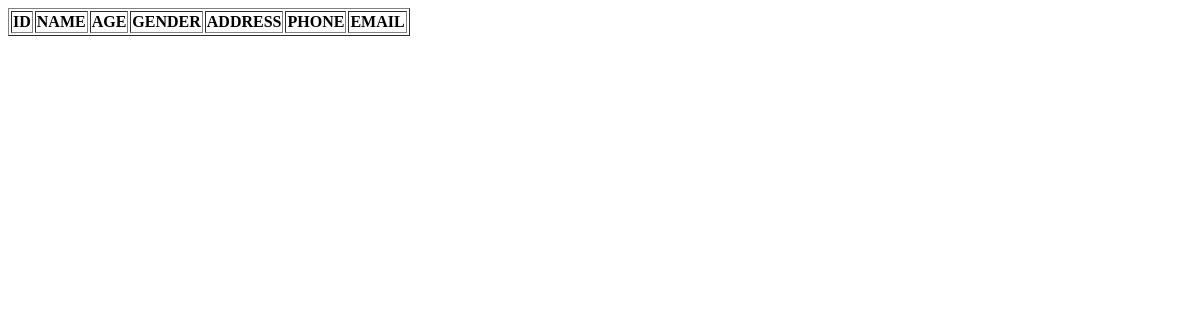
The app's page /manageuser, older data.
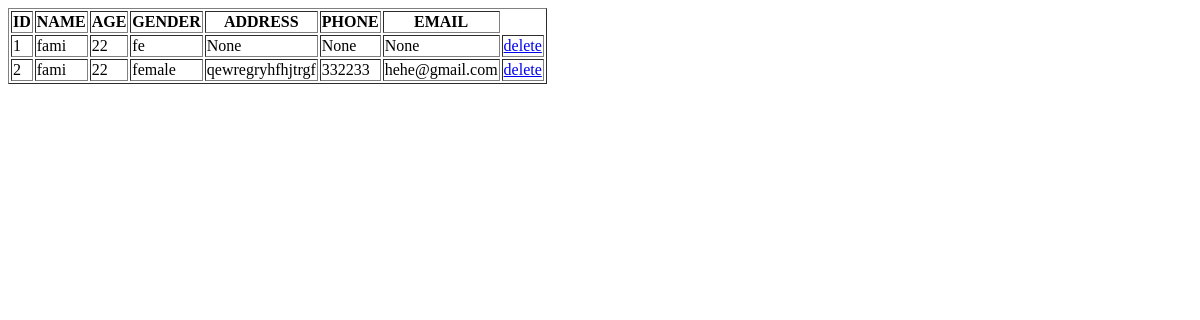
The same page, newer data.
### roadapp/models.py (models this page shows)
class UserTable(models.Model):
    LOGIN=models.ForeignKey(LoginTable,on_delete=models.CASCADE,null=True,blank=True)
    Name=models.CharField(max_length=20,null=True,blank=True)
    Age=models.IntegerField(null=True,blank=True)
    Gender=models.CharField(max_length=20,null=True,blank=True)
    Address=models.CharField(max_length=50,null=True,blank=True)
    Phone=models.BigIntegerField(null=True,blank=True)
    Email=models.CharField(max_length=50,null=True,blank=True)

### roadapp/views.py (the view)
# urls.py: path('manageuser', manageuser.as_view(), name='manageuser'),
class manageuser(View):
    def get(self, request):
        obj = UserTable.objects.all()
        return render(request, "Administration/manageuser.html", {'val': obj})

### templates/Administration/manageuser.html (shortened to what this page needs)
<!DOCTYPE html>
<html lang="en">
<head>
</head>
<body>
     <table border="1">
        <tr>
            <th>ID</th>
            <th>NAME</th>
            <th>AGE</th>
            <th>GENDER</th>
            <th> ADDRESS</th>
            <th>  PHONE  </th>
            <th>EMAIL</th>
        </tr>
        {% for i in val %}
        <tr>
            <td>{{ forloop.counter }}</td>
            <td>{{i.Name}}</td>
            <td>{{i.Age}}</td>
            <td>{{i.Gender}}</td>
            <td>{{i.Address}}</td>
            <td>{{i.Phone}}</td>
            <td>{{i.Email}}</td>
            <td>
            <a href="/deleteuser/{{i.id}}">delete</a>
            </td>
        </tr>
        {% endfor %}
    </table>
</body>
</html>

Row changes from the older to the newer data that the page shows:
added UserTable: Name "fami", Age "22", Gender "fe", Address "None", Phone "None", Email "None"
added UserTable: Name "fami", Age "22", Gender "female", Address "qewregryhfhjtrgf", Phone "332233", Email "hehe@gmail.com"
